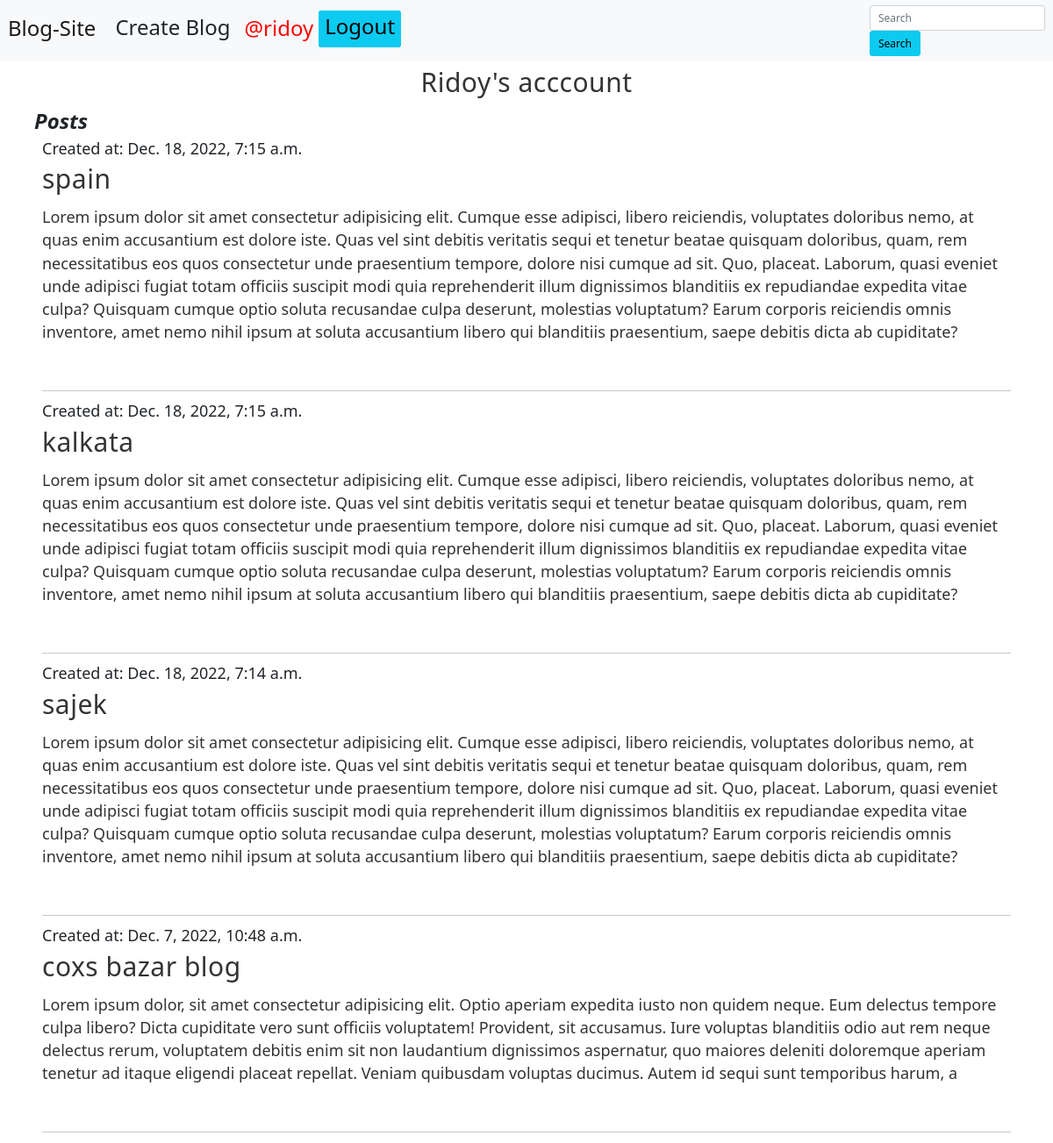
Screenshot of /my_account/ (signed in) with the database file from the repository.
### myapp/models.py (models this page shows, shortened)
class Post(models.Model):
  title = models.CharField(max_length=50)
  body = models.TextField()
  author = models.ForeignKey(User, on_delete=models.CASCADE)
  created = models.DateTimeField(auto_now_add=True)
  updated = models.DateTimeField(auto_now=True)
  class Meta:
    ordering=['-created']

### myapp/views.py (the view)
# urls.py: path('my_account/', myAccount, name='my_account'),
@login_required(login_url='login')
def myAccount(request):
  user = request.user
  user_post = Post.objects.filter(author=user)
  context = {'posts':user_post}
  return render(request,'myapp/my_account.html', context)

### templates/myapp/my_account.html
{% extends 'base.html' %}
{% load static %}
{% block content %}
<h1 class="text-center mt-2">{{request.user.username.capitalize}}'s acccount</h1>
<div class="container account-container">
  <div class="account-posts">
    <h1 class="mb-2"><h2><b><i>Posts</i></b></h2></h1>
    <div class="posts-wrapper">
      <div class="container">
        {% for post in posts %}
        <div class="blog">
          <h4>Created at: {{post.created}} </h4>
          <h1>{{post.title}}</h1>
          <p>{{post.body}}</p>
        <hr>
        </div>
        {% endfor %}
      </div>
    </div>
  </div>
</div>
{% endblock %}

### templates/base.html (shortened to what this page needs)
<!DOCTYPE html>
{% load static %}
<html lang="en">
<head>
  <link href="https://cdn.jsdelivr.net/npm/bootstrap@5.0.2/dist/css/bootstrap.min.css" rel="stylesheet">
  <link rel="stylesheet" href="{% static 'css/base.css' %}">
</head>
<body>
 <nav class="navbar navbar-expand-lg navbar-light bg-light">
    <div class="container-fluid">
      <a class="navbar-brand" href="{% url 'home' %}"><h2>Blog-Site</h2></a>
      <div class="collapse navbar-collapse" id="navbarSupportedContent">
        <ul class="navbar-nav me-auto mb-2 mb-lg-0">
          <li class="nav-item">
            <a class="btn btn-outline-info;" aria-current="page"  href="{% url 'create_post' %}"><h2>Create Blog</h2></a>
          </li>
          {%  if request.user.is_authenticated %}
           <li class="nav-item">
            <a class="nav-link " href="{% url 'my_account' %}" tabindex="-1" aria-disabled="true"><h2 style="color: red">@{{request.user.username}}</h2></a>
            </li>
            <li class="nav-item">
              <a class="btn btn-info progress-bar-animated btn-sm" href="{% url 'logout' %}" ><h2>Logout</h2></a>
              </li>
          {% else %}
          <a class="btn btn-info progress-bar-animated btn-sm" href="{% url 'login' %}" ><h2>Login</h2></a> &nbsp;
          <a href="{% url 'signup' %}" class="btn btn-success progress-bar-animated btn-lg">Signup</a>
          {% endif %}
        </ul>
        <form action="" method="GET" class="search">
          <input type="text" name="search" placeholder="Search" aria-label="Search" class="form-control me-2">
          <input type="submit" value="Search"  class="btn btn-info">
      </form>
      </div>
    </div>
  </nav>
 {% block content %}
 {% endblock %}
</body>
</html>

### static/css/base.css (style rules this page uses)
* { padding: 0; margin: 0; }
html { font-family: "Roboto", sans-serif; font-size: 12px; }
h1 { margin: 0 0 1rem 0; font-size: 2.5rem; letter-spacing: 0.5px; color: #333; }
p { margin: 0 0 4.5rem 0; font-size: 1.5rem; line-height: 1.45; color: #333; }

### rows the page displays
Post: created "Dec. 18, 2022, 7:15 a.m.", title "spain", body "Lorem ipsum dolor sit amet consectetur adipisicing elit. Cumque esse adipisci, libero reiciendis, voluptates doloribus nemo, at quas enim accusantium est dolore iste. Quas vel sint debitis veritatis sequi et tenetur beatae quisquam doloribus, quam, rem necessitatibus eos quos consectetur unde praesentium tempore, dolore nisi cumque ad sit. Quo, placeat. Laborum, quasi eveniet unde adipisci fugiat totam officiis suscipit modi quia reprehenderit illum dignissimos blanditiis ex repudiandae expedita vitae culpa? Quisquam cumque optio soluta recusandae culpa deserunt, molestias voluptatum? Earum corporis reiciendis omnis inventore, amet nemo nihil ipsum at soluta accusantium libero qui…"
Post: created "Dec. 18, 2022, 7:15 a.m.", title "kalkata", body "Lorem ipsum dolor sit amet consectetur adipisicing elit. Cumque esse adipisci, libero reiciendis, voluptates doloribus nemo, at quas enim accusantium est dolore iste. Quas vel sint debitis veritatis sequi et tenetur beatae quisquam doloribus, quam, rem necessitatibus eos quos consectetur unde praesentium tempore, dolore nisi cumque ad sit. Quo, placeat. Laborum, quasi eveniet unde adipisci fugiat totam officiis suscipit modi quia reprehenderit illum dignissimos blanditiis ex repudiandae expedita vitae culpa? Quisquam cumque optio soluta recusandae culpa deserunt, molestias voluptatum? Earum corporis reiciendis omnis inventore, amet nemo nihil ipsum at soluta accusantium libero qui…"
Post: created "Dec. 18, 2022, 7:14 a.m.", title "sajek", body "Lorem ipsum dolor sit amet consectetur adipisicing elit. Cumque esse adipisci, libero reiciendis, voluptates doloribus nemo, at quas enim accusantium est dolore iste. Quas vel sint debitis veritatis sequi et tenetur beatae quisquam doloribus, quam, rem necessitatibus eos quos consectetur unde praesentium tempore, dolore nisi cumque ad sit. Quo, placeat. Laborum, quasi eveniet unde adipisci fugiat totam officiis suscipit modi quia reprehenderit illum dignissimos blanditiis ex repudiandae expedita vitae culpa? Quisquam cumque optio soluta recusandae culpa deserunt, molestias voluptatum? Earum corporis reiciendis omnis inventore, amet nemo nihil ipsum at soluta accusantium libero qui…"
Post: created "Dec. 7, 2022, 10:48 a.m.", title "coxs bazar blog", body "Lorem ipsum dolor, sit amet consectetur adipisicing elit. Optio aperiam expedita iusto non quidem neque. Eum delectus tempore culpa libero? Dicta cupiditate vero sunt officiis voluptatem! Provident, sit accusamus. Iure voluptas blanditiis odio aut rem neque delectus rerum, voluptatem debitis enim sit non laudantium dignissimos aspernatur, quo maiores deleniti doloremque aperiam tenetur ad itaque eligendi placeat repellat. Veniam quibusdam voluptas ducimus. Autem id sequi sunt temporibus harum, a"

### other values shown
{{ request.user.username }} "ridoy"
{{ request.user.username.capitalize }} "Ridoy"
